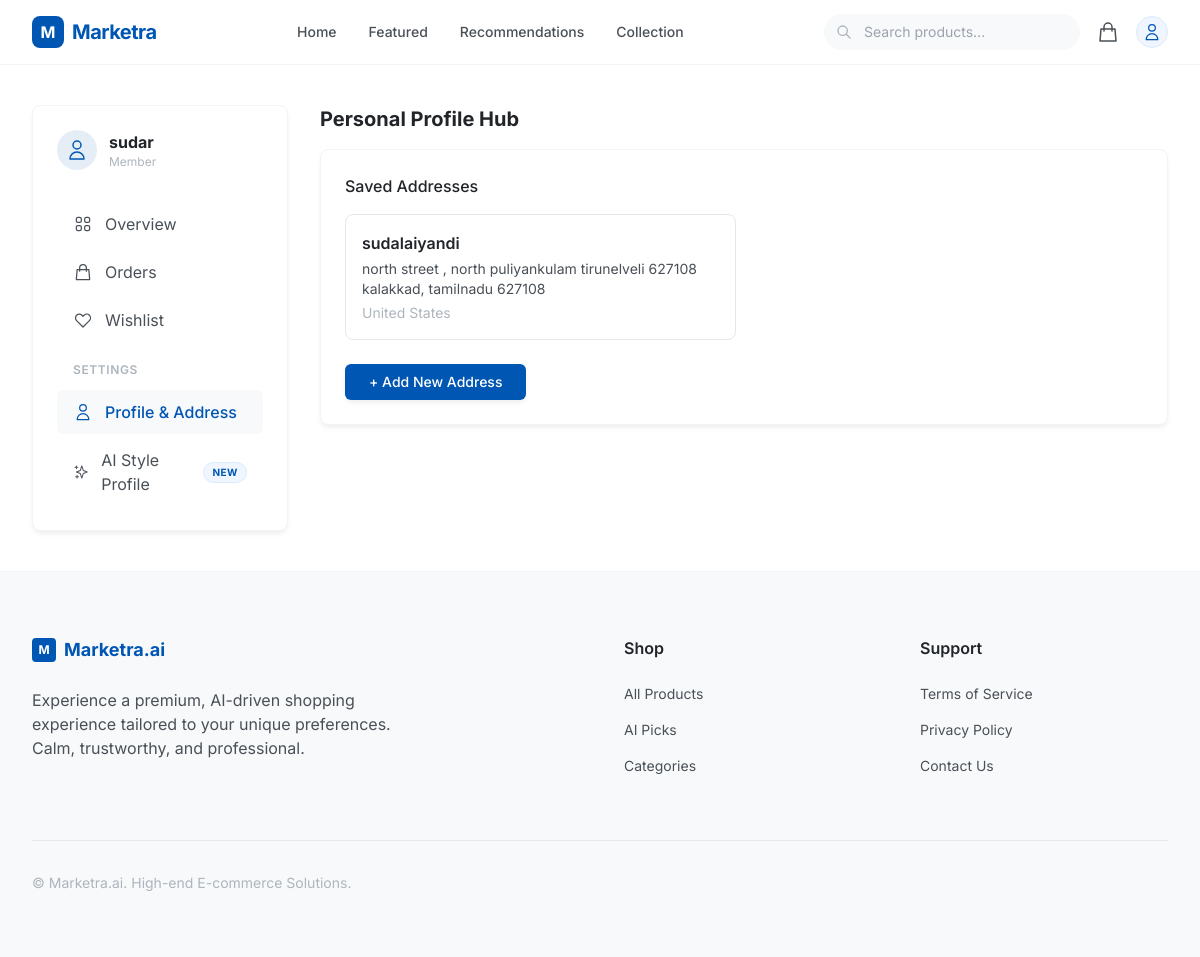
Screenshot of /dashboard/profile/ (signed in) with the database file from the repository.
### marketra/models.py (models this page shows, shortened)
class Address(models.Model):
    user = models.ForeignKey(User, on_delete=models.CASCADE, related_name='addresses')
    name = models.CharField(max_length=100, help_text="Full name for delivery")
    street_address = models.CharField(max_length=255)
    city = models.CharField(max_length=100)
    state = models.CharField(max_length=100)
    zip_code = models.CharField(max_length=20)
    country = models.CharField(max_length=100, default='United States')
    is_default = models.BooleanField(default=False)
    class Meta:
        verbose_name_plural = "Addresses"

### marketra/views.py (the view, shortened to what this page needs)
# urls.py: path('dashboard/profile/', views.profile_view, name='profile'),
@login_required
def profile_view(request):
    addresses = request.user.addresses.all()
    return render(request, 'marketra/dashboard/profile.html', {'addresses': addresses})

### marketra/templates/marketra/dashboard/profile.html (shortened to what this page needs)
{% extends 'marketra/dashboard/dashboard_base.html' %}
{% block dashboard_content %}
<div class="space-y-8">
    <div>
        <h2 class="text-xl font-bold text-text-dark mb-4">Personal Profile Hub</h2>
        <div class="card">
            <h3 class="font-medium text-text-dark mb-4">Saved Addresses</h3>
            {% if addresses %}
            <div class="grid grid-cols-1 md:grid-cols-2 gap-4 mb-6">
                {% for address in addresses %}
                <div
                    class="border border-gray-200 rounded-lg p-4 hover:border-primary transition-colors cursor-pointer relative group">
                    <p class="font-semibold text-text-dark">{{ address.name }}</p>
                    <p class="text-sm text-text-medium mt-1">{{ address.street_address }}</p>
                    <p class="text-sm text-text-medium">{{ address.city }}, {{ address.state }} {{ address.zip_code }}
                    </p>
                    <p class="text-sm text-text-muted mt-1">{{ address.country }}</p>
                </div>
                {% endfor %}
            </div>
            {% endif %}
            <button onclick="document.getElementById('add-address-form').classList.toggle('hidden')"
                class="btn-primary w-full md:w-auto text-sm">
                + Add New Address
            </button>
        </div>
    </div>
</div>
{% endblock %}

### marketra/templates/marketra/dashboard/dashboard_base.html (shortened to what this page needs)
{% extends 'marketra/base.html' %}
{% block content %}
<div class="max-w-7xl mx-auto px-4 sm:px-6 lg:px-8 py-10">
    <div class="flex flex-col md:flex-row gap-8">
        <div class="w-full md:w-64 flex-shrink-0">
            <div class="bg-white rounded-lg shadow-soft border border-gray-100 p-6 sticky top-24">
                <div class="flex items-center space-x-3 mb-8">
                    <div class="w-10 h-10 bg-primary/10 rounded-full flex items-center justify-center text-primary">
                        <svg class="w-6 h-6" fill="none" stroke="currentColor" viewBox="0 0 24 24">
                            <path stroke-linecap="round" stroke-linejoin="round" stroke-width="1.5" d="M16 7a4 4 0 11-8 0 4 4 0 018 0zM12 14a7 7 0 00-7 7h14a7 7 0 00-7-7z"></path>
                        </svg>
                    </div>
                    <div>
                        <p class="font-bold text-text-dark">{{ user.username }}</p>
                        <p class="text-xs text-text-muted">Member</p>
                    </div>
                </div>
                <nav class="space-y-1">
                    <a href="{% url 'marketra:dashboard' %}" class="flex items-center space-x-3 px-4 py-2.5 rounded-md transition-colors {% if request.resolver_match.url_name == 'dashboard' %}bg-secondary-bg text-primary font-medium{% else %}text-text-medium hover:bg-gray-50 hover:text-text-dark{% endif %}">
                        <span>Overview</span>
                    </a>
                    <a href="{% url 'marketra:orders' %}" class="flex items-center space-x-3 px-4 py-2.5 rounded-md transition-colors {% if request.resolver_match.url_name == 'orders' %}bg-secondary-bg text-primary font-medium{% else %}text-text-medium hover:bg-gray-50 hover:text-text-dark{% endif %}">
                        <svg class="w-5 h-5" fill="none" stroke="currentColor" viewBox="0 0 24 24"><path stroke-linecap="round" stroke-linejoin="round" stroke-width="1.5" d="M16 11V7a4 4 0 00-8 0v4M5 9h14l1 12H4L5 9z"></path></svg>
                        <span>Orders</span>
                    </a>
                    <a href="{% url 'marketra:wishlist' %}" class="flex items-center space-x-3 px-4 py-2.5 rounded-md transition-colors {% if request.resolver_match.url_name == 'wishlist' %}bg-secondary-bg text-primary font-medium{% else %}text-text-medium hover:bg-gray-50 hover:text-text-dark{% endif %}">
                        <svg class="w-5 h-5" fill="none" stroke="currentColor" viewBox="0 0 24 24"><path stroke-linecap="round" stroke-linejoin="round" stroke-width="1.5" d="M4.318 6.318a4.5 4.5 0 000 6.364L12 20.364l7.682-7.682a4.5 4.5 0 00-6.364-6.364L12 7.636l-1.318-1.318a4.5 4.5 0 00-6.364 0z"></path></svg>
                        <span>Wishlist</span>
                    </a>
                    <div class="pt-4 pb-2">
                        <p class="px-4 text-xs font-semibold text-text-muted uppercase tracking-wider">Settings</p>
                    </div>
                    <a href="{% url 'marketra:profile' %}" class="flex items-center space-x-3 px-4 py-2.5 rounded-md transition-colors {% if request.resolver_match.url_name == 'profile' %}bg-secondary-bg text-primary font-medium{% else %}text-text-medium hover:bg-gray-50 hover:text-text-dark{% endif %}">
                        <svg class="w-5 h-5" fill="none" stroke="currentColor" viewBox="0 0 24 24"><path stroke-linecap="round" stroke-linejoin="round" stroke-width="1.5" d="M16 7a4 4 0 11-8 0 4 4 0 018 0zM12 14a7 7 0 00-7 7h14a7 7 0 00-7-7z"></path></svg>
                        <span>Profile & Address</span>
                    </a>
                    <a href="{% url 'marketra:style_profile' %}" class="flex items-center space-x-3 px-4 py-2.5 rounded-md transition-colors {% if request.resolver_match.url_name == 'style_profile' %}bg-secondary-bg text-primary font-medium{% else %}text-text-medium hover:bg-gray-50 hover:text-text-dark{% endif %}">
                        <svg class="w-5 h-5" fill="none" stroke="currentColor" viewBox="0 0 24 24"><path stroke-linecap="round" stroke-linejoin="round" stroke-width="1.5" d="M5 3v4M3 5h4M6 17v4m-2-2h4m5-16l2.286 6.857L21 12l-5.714 2.143L13 21l-2.286-6.857L5 12l5.714-2.143L13 3z"></path></svg>
                        <span>AI Style Profile</span>
                        <span class="ml-auto badge-ai">New</span>
                    </a>
                </nav>
            </div>
        </div>
        <div class="flex-grow">
            {% block dashboard_content %}{% endblock %}
        </div>
    </div>
</div>
{% endblock %}

### rows the page displays
Address: name "sudalaiyandi", street_address "north street , north puliyankulam tirunelveli 627108", city "kalakkad", state "tamilnadu", zip_code "627108", country "United States"

### other values shown
{{ user.username }} "sudar"
